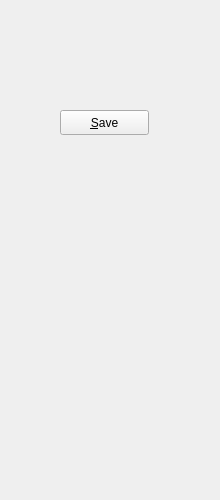
<?xml version="1.0" encoding="UTF-8"?>
<ui version="4.0">
 <class>Control4</class>
 <widget class="QWidget" name="Control4">
  <property name="geometry">
   <rect>
    <x>0</x>
    <y>0</y>
    <width>220</width>
    <height>500</height>
   </rect>
  </property>
  <property name="sizePolicy">
   <sizepolicy hsizetype="Fixed" vsizetype="Preferred">
    <horstretch>0</horstretch>
    <verstretch>0</verstretch>
   </sizepolicy>
  </property>
  <property name="minimumSize">
   <size>
    <width>220</width>
    <height>500</height>
   </size>
  </property>
  <property name="windowTitle">
   <string>Form</string>
  </property>
  <widget class="QPushButton" name="btnSave">
   <property name="geometry">
    <rect>
     <x>60</x>
     <y>110</y>
     <width>89</width>
     <height>25</height>
    </rect>
   </property>
   <property name="text">
    <string>&amp;Save</string>
   </property>
  </widget>
 </widget>
 <resources/>
 <connections/>
</ui>
